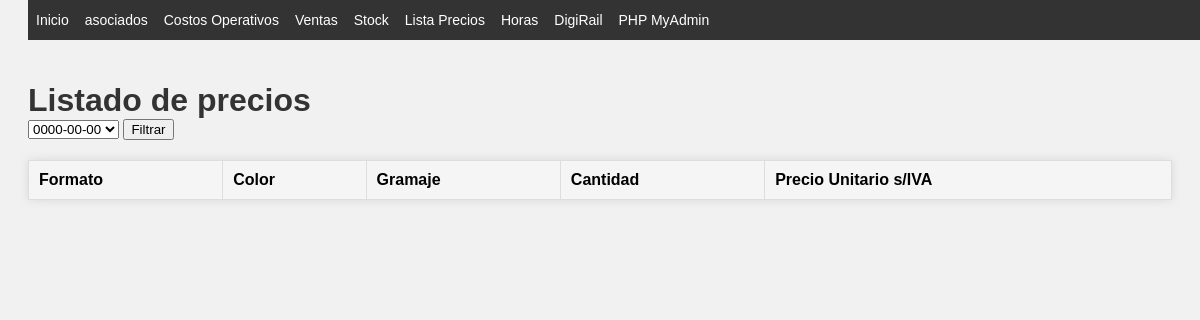
/lista_precios.php?fechaSeleccionada=2023-12-01, run on an earlier commit of the app's database.
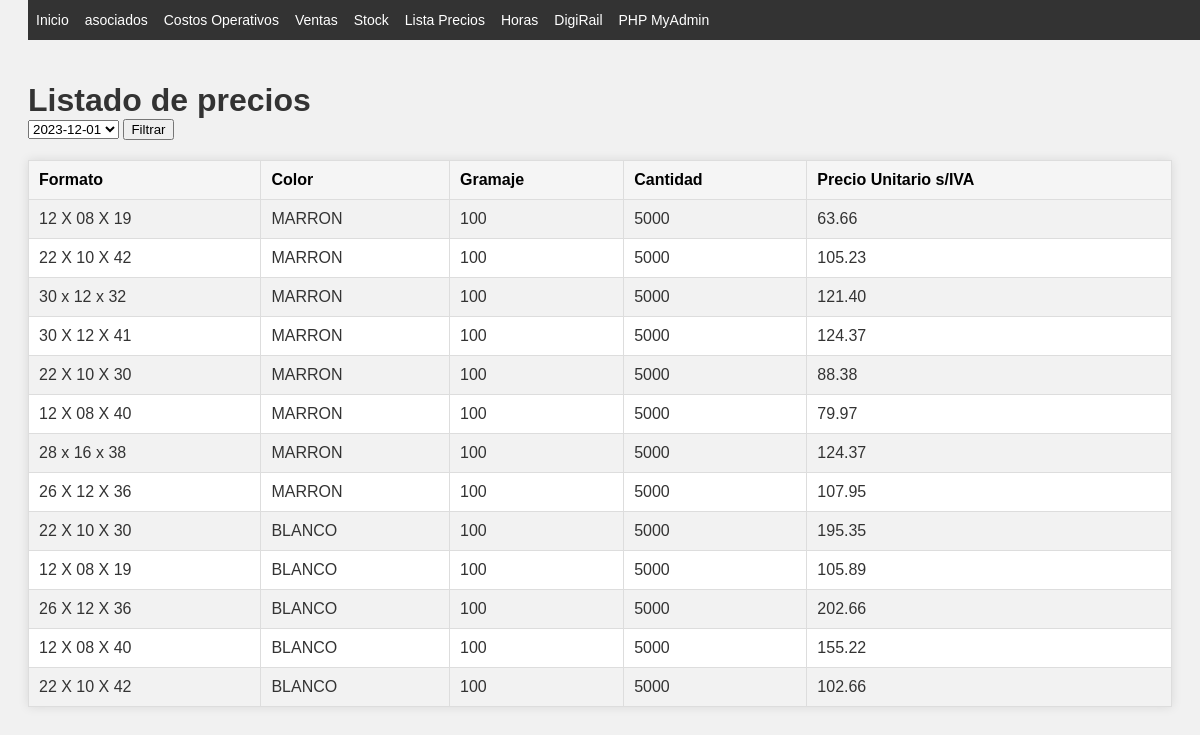
And on a later commit of the database.
### tables this page shows
CREATE TABLE `listado_precios` (
  `ID_listado` int(11) NOT NULL AUTO_INCREMENT,
  `ID_formato` int(11),
  `cantidad` int(11),
  `precio_u_sIVA` decimal(8,2),
  `fecha` date,
  PRIMARY KEY (`ID_listado`),
  FOREIGN KEY (`ID_formato`) REFERENCES `tabla_1` (`ID_formato`)
);

CREATE TABLE `tabla_1` (
  `ID_formato` int(11) NOT NULL,
  `formato` varchar(14) NOT NULL,
  `color` varchar(11) NOT NULL,
  `gramaje` int(11) NOT NULL,
  `cantidades` int(11) NOT NULL,
  `manijas` bit(1) NOT NULL,
  `fechatiempo` TIMESTAMP DEFAULT CURRENT_TIMESTAMP ON UPDATE CURRENT_TIMESTAMP
);

### includes/db_funtions.php (called while the page is built, shortened)
<?php
function conectarBD() {
    $conexion = mysqli_connect(DB_SERVER, DB_USERNAME, DB_PASSWORD, DB_NAME);
    return $conexion;
}
function getArraySQL($sql) {
    $conexion = conectarBD();
    if (!$result = mysqli_query($conexion, $sql)) {
        die('Error en la consulta SQL: ' . mysqli_error($conexion));
    }
    $rawdata = [];
    while ($row = mysqli_fetch_assoc($result)) {
        $rawdata[] = $row;
    }
    return $rawdata;
}
?>

### lista_precios.php (the view, shortened to what this page needs)
<?php
    require "includes/header.php";
    include 'includes/db_funtions.php';
    $sqlFechas = "SELECT DISTINCT fecha FROM listado_precios ORDER BY fecha DESC";
    $fechas = getArraySQL($sqlFechas);
?>
<!DOCTYPE html>
<html lang="es">
<head>
    <link rel="stylesheet" href="CSS/style.css">
</head>
<body>
<h1>Listado de precios</h1>
<form action="lista_precios.php" method="GET">
    <select name="fechaSeleccionada">
        <?php
        foreach ($fechas as $fecha) {
            echo '<option value="'.$fecha['fecha'].'">'.$fecha['fecha'].'</option>';
        }
        ?>
    </select>
    <input type="submit" value="Filtrar">
</form>
<?php
if (isset($_GET['fechaSeleccionada'])) {
    $fechaSeleccionada = $_GET['fechaSeleccionada'];
    $sql = "SELECT t1.formato, t1.color, t1.gramaje, lp.cantidad, lp.precio_u_sIVA
            FROM listado_precios lp
            INNER JOIN tabla_1 t1 ON lp.ID_formato = t1.ID_formato
            WHERE lp.fecha = '$fechaSeleccionada'
            ORDER BY color DESC";
    $resultados = getArraySQL($sql);
    ?>
    <table border="1" class="responsive-table">
        <tr>
            <th>Formato</th>
            <th>Color</th>
            <th>Gramaje</th>
            <th>Cantidad</th>
            <th>Precio Unitario s/IVA</th>
        </tr>
        <?php
        foreach ($resultados as $resultado) {
            echo "<tr>
                    <td>{$resultado['formato']}</td>
                    <td>{$resultado['color']}</td>
                    <td>{$resultado['gramaje']}</td>
                    <td>{$resultado['cantidad']}</td>
                    <td>{$resultado['precio_u_sIVA']}</td>
                  </tr>";
        }
        ?>
    </table>
    <?php
}
?>

What changed in the data, as far as the page shows it:
now on this page (row edited): listado_precios: ID_formato.formato "12 X 08 X 19", ID_formato.color "MARRON", ID_formato.gramaje "100", cantidad "5000", precio_u_sIVA "63.66"
now on this page (row edited): listado_precios: ID_formato.formato "22 X 10 X 42", ID_formato.color "MARRON", ID_formato.gramaje "100", cantidad "5000", precio_u_sIVA "105.23"
now on this page (row edited): listado_precios: ID_formato.formato "30 x 12 x 32", ID_formato.color "MARRON", ID_formato.gramaje "100", cantidad "5000", precio_u_sIVA "121.40"
now on this page (row edited): listado_precios: ID_formato.formato "30 X 12 X 41", ID_formato.color "MARRON", ID_formato.gramaje "100", cantidad "5000", precio_u_sIVA "124.37"
now on this page (row edited): listado_precios: ID_formato.formato "22 X 10 X 30", ID_formato.color "MARRON", ID_formato.gramaje "100", cantidad "5000", precio_u_sIVA "88.38"
now on this page (row edited): listado_precios: ID_formato.formato "12 X 08 X 40", ID_formato.color "MARRON", ID_formato.gramaje "100", cantidad "5000", precio_u_sIVA "79.97"
now on this page (row edited): listado_precios: ID_formato.formato "28 x 16 x 38", ID_formato.color "MARRON", ID_formato.gramaje "100", cantidad "5000", precio_u_sIVA "124.37"
now on this page (row edited): listado_precios: ID_formato.formato "26 X 12 X 36", ID_formato.color "MARRON", ID_formato.gramaje "100", cantidad "5000", precio_u_sIVA "107.95"
added listado_precios: ID_formato.formato "22 X 10 X 30", ID_formato.color "BLANCO", ID_formato.gramaje "100", cantidad "5000", precio_u_sIVA "195.35"
now on this page (row edited): listado_precios: ID_formato.formato "12 X 08 X 19", ID_formato.color "BLANCO", ID_formato.gramaje "100", cantidad "5000", precio_u_sIVA "105.89"
now on this page (row edited): listado_precios: ID_formato.formato "26 X 12 X 36", ID_formato.color "BLANCO", ID_formato.gramaje "100", cantidad "5000", precio_u_sIVA "202.66"
now on this page (row edited): listado_precios: ID_formato.formato "12 X 08 X 40", ID_formato.color "BLANCO", ID_formato.gramaje "100", cantidad "5000", precio_u_sIVA "155.22"
now on this page (row edited): listado_precios: ID_formato.formato "22 X 10 X 42", ID_formato.color "BLANCO", ID_formato.gramaje "100", cantidad "5000", precio_u_sIVA "102.66"
Also different on the page:
form field fechaSeleccionada: "0000-00-00" → "2023-12-01"
